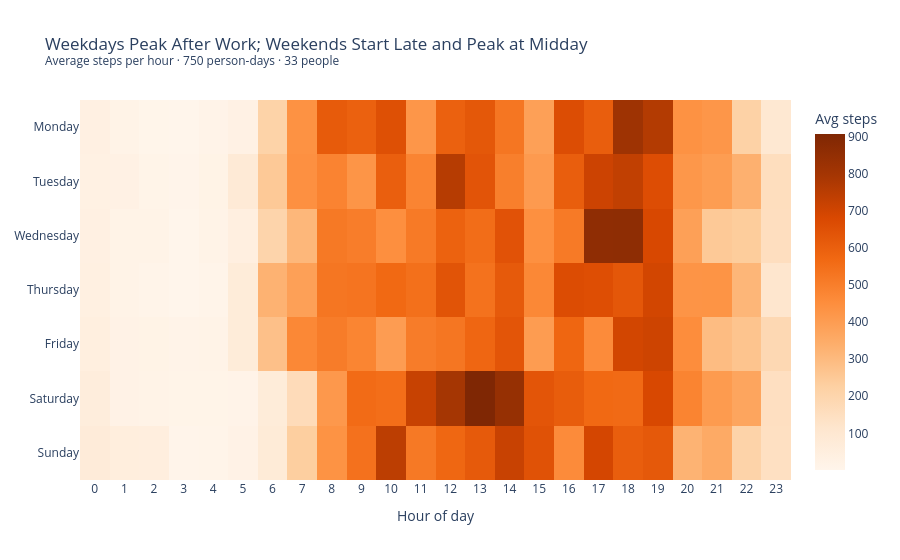

Write notebook code for a chart like this one.
### Markdown cell above
*Note: hourly patterns use the **average**, not the median — most hours are near zero, so medians hide the shape. The 24 averages add up to 9,069 ≈ daily average 9,065 ✅*

### Code cell
order = ["Monday", "Tuesday", "Wednesday", "Thursday", "Friday", "Saturday", "Sunday"]
heat = (hourly.pivot_table(index="day_of_week", columns="hour",
                           values="steps", aggfunc="mean")
              .reindex(order))

fig = px.imshow(heat, aspect="auto", color_continuous_scale="Oranges",
                labels={"x": "Hour of day", "y": "", "color": "Avg steps"},
                title="Weekdays Peak After Work; Weekends Start Late and Peak at Midday"
                      "<br><sup>Average steps per hour · 750 person-days · 33 people</sup>")
fig.update_traces(hovertemplate="%{y}, %{x}:00<br>%{z:,.0f} steps<extra></extra>")
fig.update_xaxes(dtick=1)
fig.show()

### Figure 1 — Plotly figure (JSON) as saved in the notebook; plotly's stock layout.template omitted (floating-point values rounded to 4 significant figures; data arrays with more than 128 entries replaced by an {"elided": "..."} marker saying what was removed)
{"data": [{"coloraxis": "coloraxis", "hovertemplate": "%{y}, %{x}:00<br>%{z:,.0f} steps<extra></extra>", "name": "0", "type": "heatmap", "x": [0, 1, 2, 3, 4, 5, 6, 7, 8, 9, 10, 11, 12, 13, 14, 15, 16, 17, 18, 19, 20, 21, 22, 23], "xaxis": "x", "y": ["Monday", "Tuesday", "Wednesday", "Thursday", "Friday", "Saturday", "Sunday"], "yaxis": "y", "z": {"elided": "7x24 float values"}}], "layout": {"coloraxis": {"autocolorscale": false, "colorbar": {"title": {"text": "Avg steps"}}, "colorscale": [[0, "rgb(255,245,235)"], [0.125, "rgb(254,230,206)"], [0.25, "rgb(253,208,162)"], [0.375, "rgb(253,174,107)"], [0.5, "rgb(253,141,60)"], [0.625, "rgb(241,105,19)"], [0.75, "rgb(217,72,1)"], [0.875, "rgb(166,54,3)"], [1, "rgb(127,39,4)"]]}, "title": {"text": "Weekdays Peak After Work; Weekends Start Late and Peak at Midday<br><sup>Average steps per hour · 750 person-days · 33 people</sup>"}, "xaxis": {"anchor": "y", "domain": [0, 1], "dtick": 1, "title": {"text": "Hour of day"}}, "yaxis": {"anchor": "x", "autorange": "reversed", "domain": [0, 1]}}}
